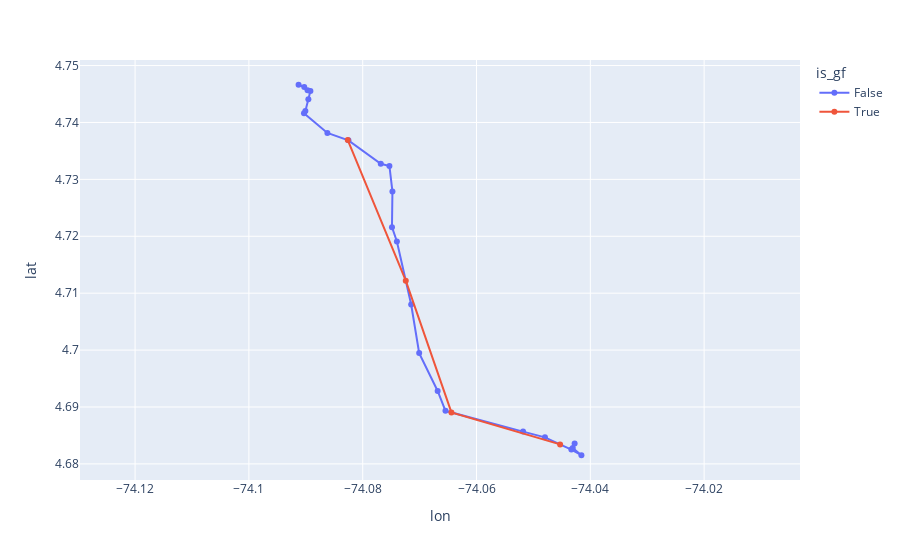

The cell this chart's notebook holds for it:
### Code cell
import plotly.express as px
full_route_df["is_gf"] = full_route_df["dist"].notna()
fig = px.line(full_route_df, x="lon", y="lat", markers=True, color="is_gf")
# fig = px.scatter(full_route_df[full_route_df.is_gf == True], x="lon", y="lat", color="is_gf")
fig.update_yaxes(
    scaleanchor="x",
    scaleratio=1,
)
fig.show()

### Figure 1 — Plotly figure (JSON) as saved in the notebook; plotly's stock layout.template omitted (floating-point values rounded to 4 significant figures)
{"data": [{"hovertemplate": "is_gf=False<br>lon=%{x}<br>lat=%{y}<extra></extra>", "legendgroup": "False", "line": {"color": "#636efa", "dash": "solid"}, "marker": {"symbol": "circle"}, "mode": "markers+lines", "name": "False", "orientation": "v", "showlegend": true, "type": "scatter", "x": [-74.09, -74.09, -74.09, -74.09, -74.09, -74.09, -74.09, -74.09, -74.08, -74.08, -74.08, -74.07, -74.07, -74.07, -74.07, -74.07, -74.07, -74.07, -74.05, -74.05, -74.04, -74.04, -74.04, -74.04], "xaxis": "x", "y": [4.747, 4.746, 4.746, 4.746, 4.744, 4.742, 4.742, 4.738, 4.737, 4.733, 4.732, 4.728, 4.722, 4.719, 4.708, 4.699, 4.693, 4.689, 4.686, 4.685, 4.683, 4.682, 4.683, 4.684], "yaxis": "y"}, {"hovertemplate": "is_gf=True<br>lon=%{x}<br>lat=%{y}<extra></extra>", "legendgroup": "True", "line": {"color": "#EF553B", "dash": "solid"}, "marker": {"symbol": "circle"}, "mode": "markers+lines", "name": "True", "orientation": "v", "showlegend": true, "type": "scatter", "x": [-74.08, -74.07, -74.06, -74.05], "xaxis": "x", "y": [4.737, 4.712, 4.689, 4.683], "yaxis": "y"}], "layout": {"legend": {"title": {"text": "is_gf"}, "tracegroupgap": 0}, "margin": {"t": 60}, "xaxis": {"anchor": "y", "domain": [0, 1], "title": {"text": "lon"}}, "yaxis": {"anchor": "x", "domain": [0, 1], "scaleanchor": "x", "scaleratio": 1, "title": {"text": "lat"}}}}
